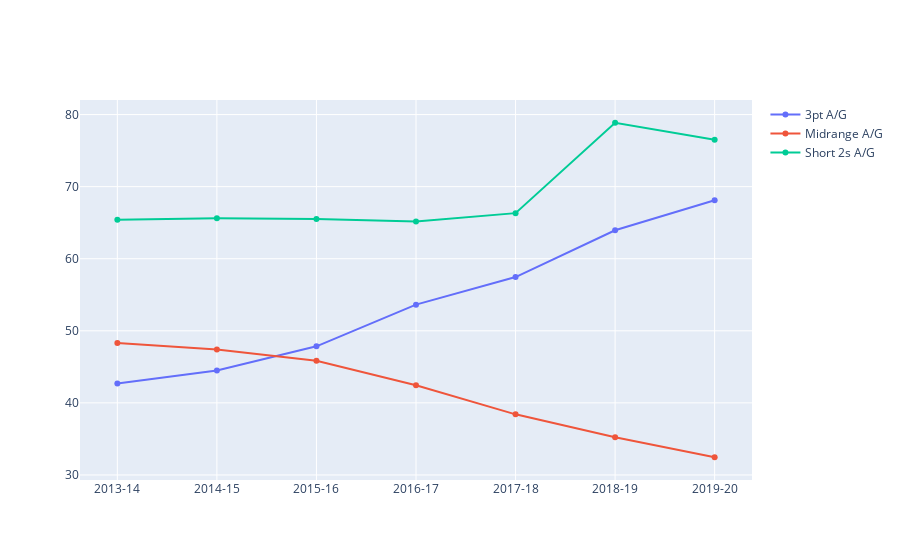

The notebook cell this image was saved under:
### Code cell
fig = go.Figure()
fig.add_trace(go.Scatter(x=season, y=three_atts, name='3pt A/G'))
fig.add_trace(go.Scatter(x=season, y=mid_atts, name='Midrange A/G'))
fig.add_trace(go.Scatter(x=season, y=short_atts, name='Short 2s A/G'))
fig.show()

### Figure 1 — Plotly figure (JSON) as saved in the notebook; plotly's stock layout.template omitted (floating-point values rounded to 4 significant figures)
{"data": [{"name": "3pt A/G", "type": "scatter", "x": ["2013-14", "2014-15", "2015-16", "2016-17", "2017-18", "2018-19", "2019-20"], "y": [42.7, 44.49, 47.84, 53.63, 57.45, 63.94, 68.1]}, {"name": "Midrange A/G", "type": "scatter", "x": ["2013-14", "2014-15", "2015-16", "2016-17", "2017-18", "2018-19", "2019-20"], "y": [48.32, 47.41, 45.85, 42.44, 38.41, 35.23, 32.45]}, {"name": "Short 2s A/G", "type": "scatter", "x": ["2013-14", "2014-15", "2015-16", "2016-17", "2017-18", "2018-19", "2019-20"], "y": [65.41, 65.6, 65.5, 65.17, 66.32, 78.87, 76.51]}], "layout": {}}
